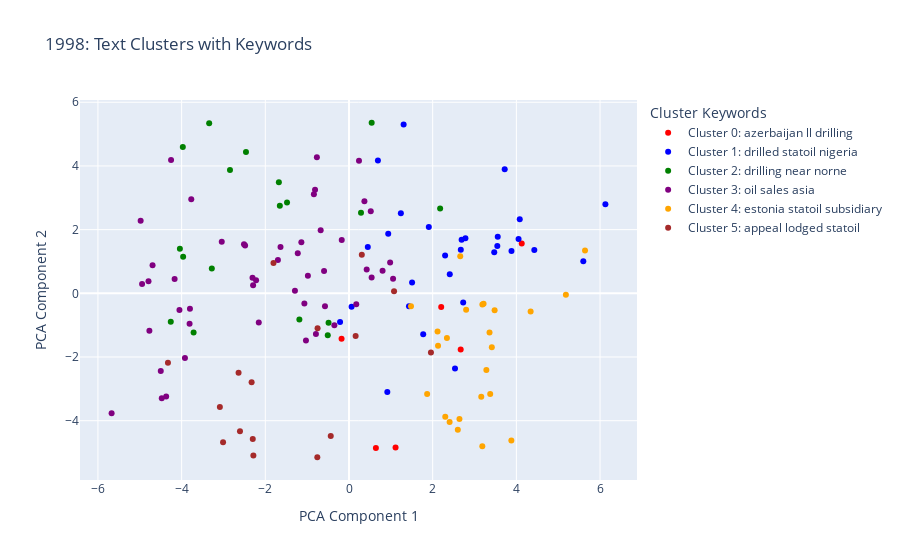

Notebook source saved alongside this figure:
### Code cell
plot_clusters("1998",clusters_1998, cluster_assignment_1998,keywords_1998)
